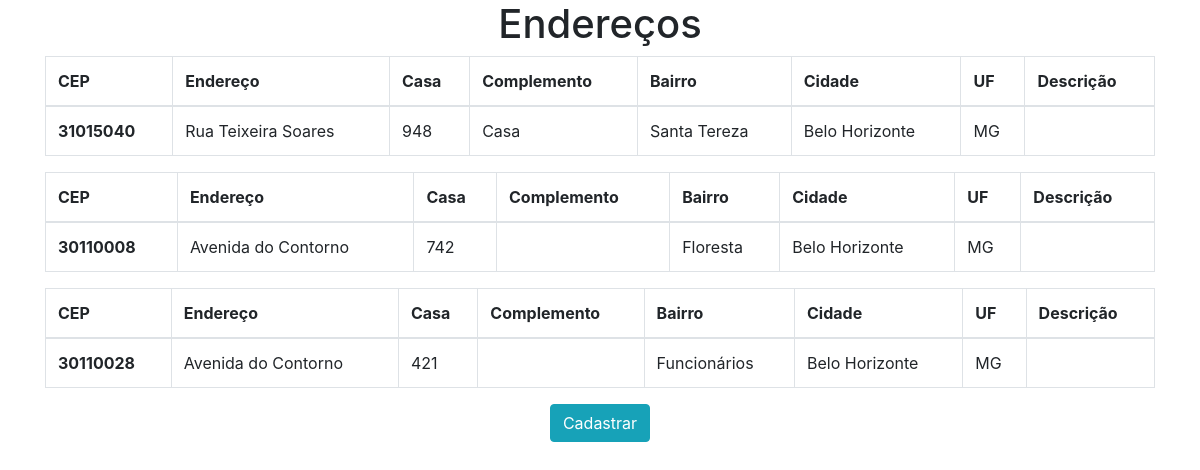
The page / on the database its author committed.
### address/models.py (models this page shows, shortened)
class Address(models.Model):
    cep = models.CharField(max_length=8)
    address = models.CharField(max_length=80)
    number = models.CharField(max_length=50)
    complement = models.CharField(max_length=1000, blank=True, null=True)
    neighborhood = models.CharField(max_length=255)
    city = models.CharField(max_length=255)
    uf = models.CharField(max_length=2)
    description = models.TextField(blank=True, null=True)

### address/views.py (the view)
# urls.py: path('', Index, name='index'),
def Index(request):
    address = Address.objects.all()
    return render(request, 'index.html', {'address': address})

### templates/index.html (shortened to what this page needs)
<!DOCTYPE html>
<html lang="en">
<head>
    <link rel="stylesheet" href="https://stackpath.bootstrapcdn.com/bootstrap/4.4.1/css/bootstrap.min.css">
</head>
<body>
<center>
<div class="container">
    <h1>Endereços</h1>
    {% for a in address %}
<table class="table table-bordered">
    <thead>
    <tr>
      <th scope="col">CEP</th>
      <th scope="col">Endereço</th>
      <th scope="col">Casa</th>
      <th scope="col">Complemento</th>
      <th scope="col">Bairro</th>
      <th scope="col">Cidade</th>
      <th scope="col">UF</th>
      <th scope="col">Descrição</th>
    </tr>
  </thead>
    <tbody>
    <tr>
      <th scope="row">{{ a.cep }}</th>
      <td>{{ a.address }}</td>
      <td>{{ a.number }}</td>
      <td>{{ a.complement }}</td>
      <td>{{ a.neighborhood }}</td>
      <td>{{ a.city }}</td>
      <td>{{ a.uf }}</td>
      <td>{{ a.description }}</td>
    </tr>
  </tbody>
</table>
    {% endfor %}
<a href="{% url 'AddressIndex' %}"><button class="btn btn-info">Cadastrar</button></a>
</div>
</center>
</body>
</html>

### rows shown on the page
Address: cep "31015040", address "Rua Teixeira Soares", number "948", complement "Casa", neighborhood "Santa Tereza", city "Belo Horizonte", uf "MG"
Address: cep "30110008", address "Avenida do Contorno", number "742", neighborhood "Floresta", city "Belo Horizonte", uf "MG"
Address: cep "30110028", address "Avenida do Contorno", number "421", neighborhood "Funcionários", city "Belo Horizonte", uf "MG"
